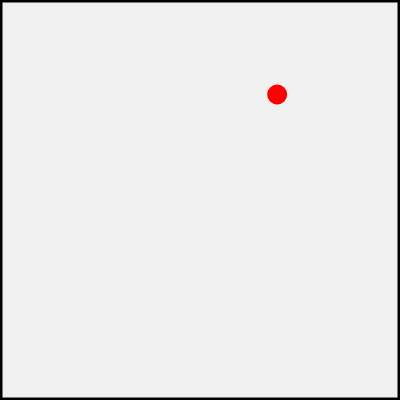
Frame 1 (no input)
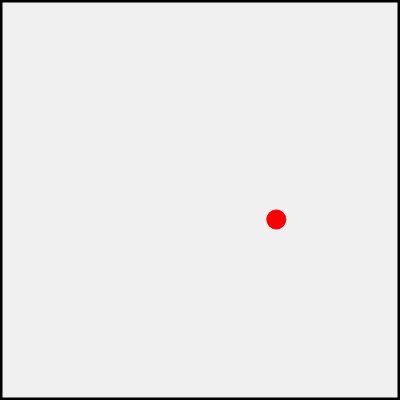
Frame 60 (no input)
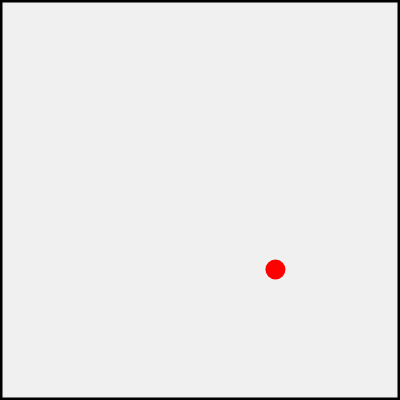
Frame 120 (the mouse pressed at the canvas centre since frame 60)

The p5.js sketch that drew these frames (run headless with seeded random() and noise() and a simulated clock; from frame 60 on, the mouse is pressed at the canvas centre):

// p5.js sketch
// ── sketch.js
// http://www.ac-grenoble.fr/disciplines/informatiquelycee/p5_base_a6.html
// animation : disque rouge rebondissant sur un bord

var x;
var y;
var v;
var rayon;
var ang;
function setup()
{
  createCanvas(400,400);
  noStroke();
  fill(255,0,0);
  v=5;
  rayon=20;
  x=random(rayon,width-rayon);
  y=random(rayon,height-rayon);
  ang=random(0,TWO_PI);
  frameRate(60); // frame par seconde
}

function draw()
{
  cadre();
  ellipse(x,y,rayon,rayon);
  if ((x<rayon/2) || (x>width-rayon/2))
  {
  	ang=PI-ang;
  }
  if ((y<rayon/2) || (y>height-rayon/2)) 
  {
  	ang=PI-ang;
    v=-v;
  } 
  x=x+v*cos(ang);
  y=y+v*sin(ang);
}

function cadre()
{
  background(240);
  push();
  stroke(0,0,0);
  strokeWeight(5);
  noFill();
  rect(0,0,width,height);
  pop();
}
